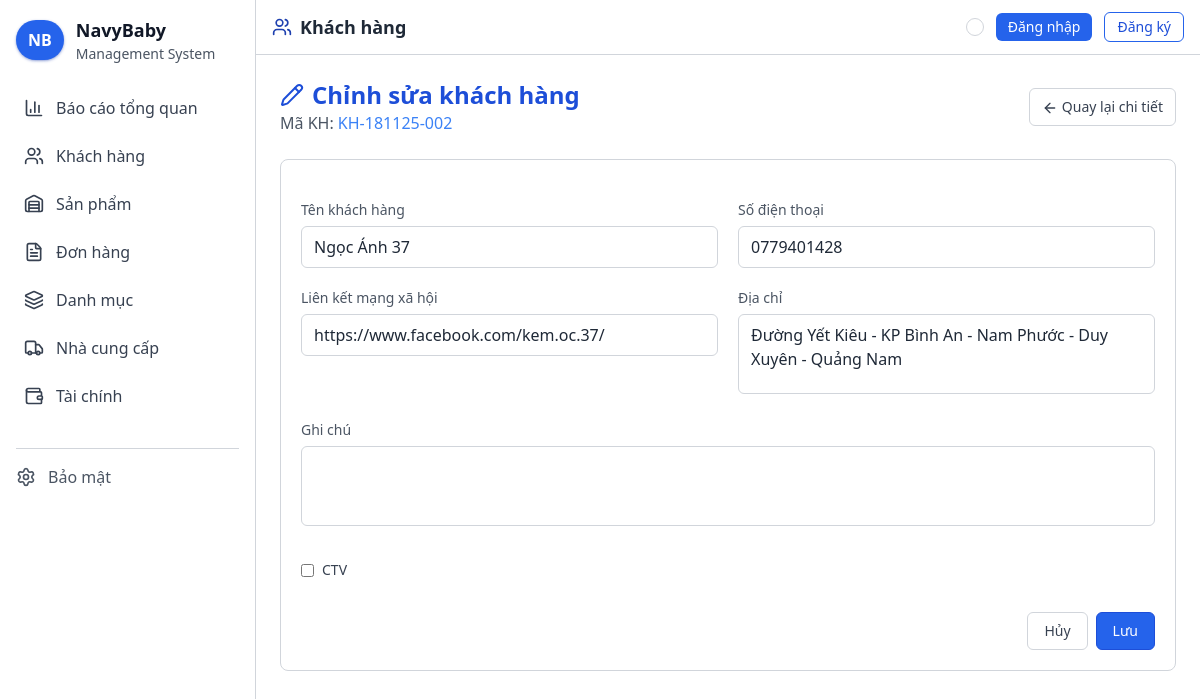
The app's page /khach-hang/KH-181125-002/chinh-sua with its own data.
### customers/models.py (models this page shows, shortened)
class Customer(models.Model):
    code = models.CharField(max_length=20, unique=True)
    name = models.CharField(max_length=255)
    phone_number = models.CharField(max_length=20, null=True, blank=True)
    social_link = models.URLField(max_length=255, blank=True)
    address = models.TextField(blank=True)
    is_affiliate = models.BooleanField(default=False)
    note = models.TextField(blank=True)
    created_at = models.DateTimeField(auto_now_add=True)
    updated_at = models.DateTimeField(auto_now=True)

### customers/views.py (the view, shortened to what this page needs)
# urls.py: path('khach-hang/<slug:code>/chinh-sua', CustomerUpdateView.as_view(), name='customer_update'),
class CustomerUpdateView(UpdateView):
    model = Customer
    template_name = 'customers/update.html'
    context_object_name = 'customer'
    slug_field = 'code'
    slug_url_kwarg = 'code'
    fields = ['name', 'phone_number', 'social_link', 'address', 'is_affiliate', 'note']
    def get_context_data(self, **kwargs):
        context = super().get_context_data(**kwargs)
        context['title'] = f"Chỉnh sửa khách hàng {self.object.name} - NavyBaby"
        return context
    def get_form(self, form_class=None):
        form = super().get_form(form_class)
        base_classes = 'w-full bg-[#161616] border border-gray-800 rounded-md px-3 py-2 text-gray-200 focus:outline-none focus:ring-2 focus:ring-blue-500/30 focus:border-gray-700'
        for name, field in form.fields.items():
            widget = field.widget
            existing = widget.attrs.get('class', '')
            if name == 'is_affiliate':
                widget.attrs['class'] = existing
            else:
                widget.attrs['class'] = (existing + ' ' + base_classes).strip()
        return form

### templates/customers/update.html (shortened to what this page needs)
{% extends 'base.html' %}
{% load widget_tweaks %}
{% block navbar_icon %}users{% endblock %}
{% block navbar_title %}Khách hàng{% endblock %}
{% block content %}
<div class="flex flex-col md:flex-row justify-between items-center mb-6">
  <div>
    <h2 class="text-2xl font-bold flex items-center text-blue-400">
      <i data-lucide="pencil" class="w-6 h-6 mr-2"></i>Chỉnh sửa khách hàng
    </h2>
    <p class="text-gray-400">Mã KH: <span class="text-blue-300">{{ customer.code }}</span></p>
  </div>
  <a href="{% url 'customers:customer_detail' customer.code %}" class="px-3 py-2 rounded-md border text-sm transition bg-[#161616] text-gray-300 border-gray-800 hover:border-gray-700">
    <i data-lucide="arrow-left" class="inline w-4 h-4 mr-1"></i>Quay lại chi tiết
  </a>
</div>
<div class="bg-[#121212] border border-gray-800 rounded-lg p-5">
  <form method="post" class="space-y-5">
    <div class="grid grid-cols-1 md:grid-cols-2 gap-5">
      <div>
        <label class="block text-sm text-gray-400 mb-1.5">Tên khách hàng</label>
        {{ form.name }}
      </div>
      <div>
        <label class="block text-sm text-gray-400 mb-1.5">Số điện thoại</label>
        {{ form.phone_number }}
      </div>
      <div>
        <label class="block text-sm text-gray-400 mb-1.5">Liên kết mạng xã hội</label>
        {{ form.social_link }}
      </div>
      <div>
        <label class="block text-sm text-gray-400 mb-1.5">Địa chỉ</label>
        {{ form.address|add_class:"h-20 resize-none" }}
      </div>
      <div class="md:col-span-2">
        <label class="block text-sm text-gray-400 mb-1.5">Ghi chú</label>
        {{ form.note|add_class:"h-20 resize-none" }}
      </div>
      <div class="md:col-span-2 flex items-center gap-2 pt-2">
        {{ form.is_affiliate }}
        <label class="text-sm text-gray-300">CTV</label>
      </div>
    </div>
    <div class="pt-3 flex justify-end gap-2">
      <a href="{% url 'customers:customer_detail' customer.code %}" class="px-4 py-2 rounded-md border text-sm bg-[#121212] text-gray-300 border-gray-800 hover:border-gray-700">Hủy</a>
      <button type="submit" class="px-4 py-2 rounded-md border text-sm bg-blue-600 text-white border-blue-700 hover:bg-blue-500">Lưu</button>
    </div>
  </form>
</div>
{% endblock %}

### static/css/style.css (style rules this page uses)
body { background-color: #1b1b1b; color: #e5e7eb; }
button, a { transition: background-color .15s ease, border-color .15s ease, color .15s ease, transform .15s ease; }
[data-theme="light"] body { background-color: #f7f7f7 !important; color: #111827 !important; }
[data-theme="light"] .bg-\[\#121212\], [data-theme="light"] .bg-\[\#161616\], [data-theme="light"] .bg-\[\#1b1b1b\] { background-color: #ffffff !important; }
[data-theme="light"] .border-gray-800 { --tw-border-opacity: 1; border-color: rgb(209 213 219 / var(--tw-border-opacity)) !important; }
[data-theme="light"] .text-gray-200 { --tw-text-opacity: 1; color: rgb(31 41 55 / var(--tw-text-opacity)) !important; }
[data-theme="light"] .text-gray-300 { --tw-text-opacity: 1; color: rgb(55 65 81 / var(--tw-text-opacity)) !important; }
[data-theme="light"] .text-gray-400 { --tw-text-opacity: 1; color: rgb(75 85 99 / var(--tw-text-opacity)) !important; }
[data-theme="light"] ::placeholder { color: #9ca3af; opacity: 1; }
[data-theme="light"] .text-blue-400 { color: #1d4ed8 !important; }
[data-theme="light"] .text-blue-300 { color: #3b82f6 !important; }
html[data-theme="light"] .text-blue-400 { color: #1d4ed8 !important; }
html[data-theme="light"] .text-blue-300 { color: #3b82f6 !important; }
[data-theme="light"] .text-gray-300 { color: #374151 !important; }
[data-theme="light"] .text-blue-300 { color: #1e40af !important; }

### records on screen
Customer: code "KH-181125-002", name "Ngọc Ánh 37", phone_number "0779401428", social_link "https://www.facebook.com/kem.oc.37/", address "Đường Yết Kiêu - KP Bình An - Nam Phước - Duy Xuyên - Quảng Nam"
